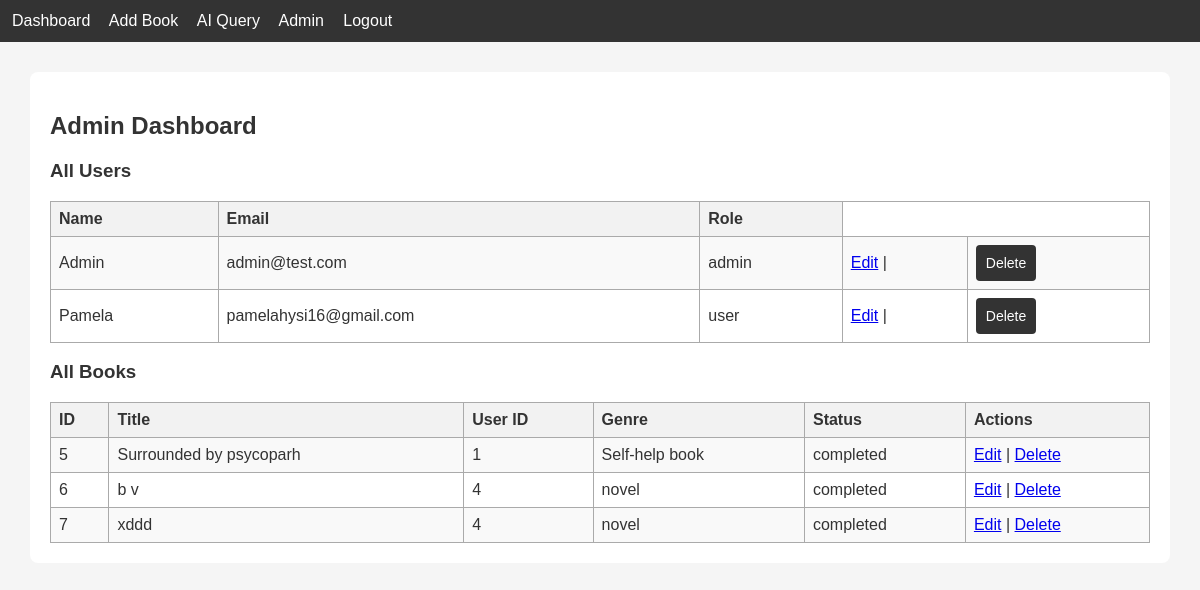
Page /admin (signed in) on the earlier database version.
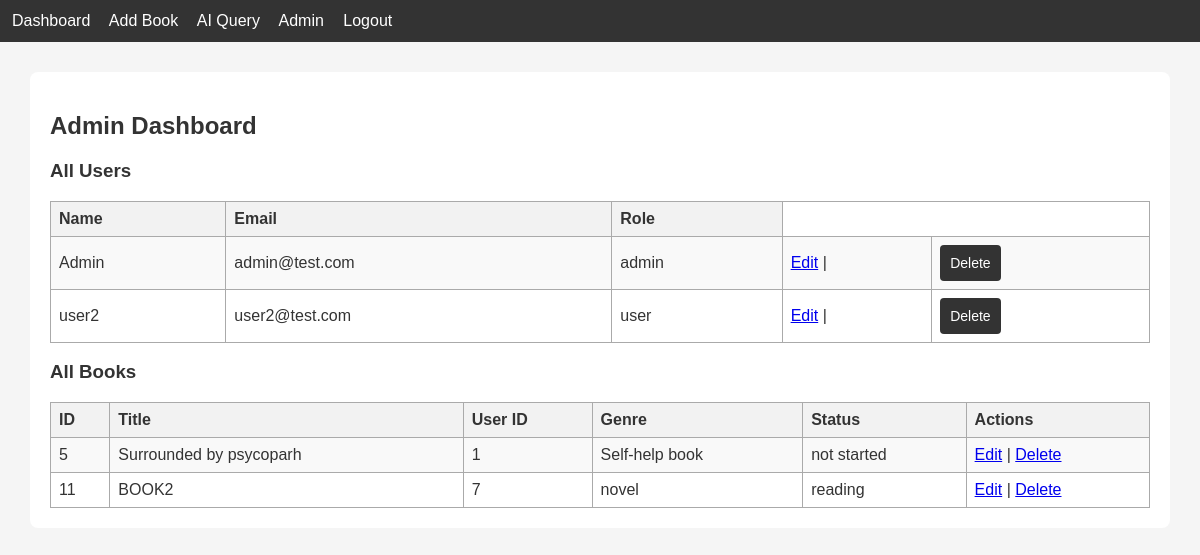
Same page on the later database version.
### tables this page shows
CREATE TABLE users (
    id INTEGER PRIMARY KEY AUTOINCREMENT,
    name TEXT,
    email TEXT UNIQUE,
    password TEXT,
    role TEXT
);

CREATE TABLE books (
    id INTEGER PRIMARY KEY AUTOINCREMENT,
    title TEXT,
    author TEXT,
    genre TEXT,
    status TEXT,
    user_id INTEGER,
    FOREIGN KEY(user_id) REFERENCES users(id)
);

### app.py (the view)
@app.route("/admin")
def admin():
    if "user_id" not in session or session.get("role") != "admin":
        return redirect(url_for("login"))
    db = get_db()
    users = db.execute("SELECT * FROM users").fetchall()
    books = db.execute("SELECT * FROM books").fetchall()
    db.close()
    return render_template("admin_dashboard.html", users=users, books=books)

### app.py (called while the page is built)
def get_db():
    conn = sqlite3.connect("database.db")
    conn.row_factory = sqlite3.Row
    return conn

### templates/admin_dashboard.html (shortened to what this page needs)
{% extends "base.html" %}
{% block content %}
<h2>Admin Dashboard</h2>
<h3>All Users</h3>
<table>
    <tr>
        <th>Name</th>
        <th>Email</th>
        <th>Role</th>
    </tr>
    {% for user in users %}
    <tr>
        <td>{{ user.name }}</td>
        <td>{{ user.email }}</td>
        <td>{{ user.role }}</td>
        <td>
            <a href="{{ url_for('admin_edit_user', user_id=user.id) }}">Edit</a> |
        </td>
        <td>
            <form action="{{ url_for('admin_delete_user', user_id=user.id) }}" method="post" style="display:inline;"
                onsubmit="return confirm('Are you sure you want to delete this user?');">
                <button type="submit">Delete</button>
            </form>
        </td>
    </tr>
    {% endfor %}
</table>
<h3>All Books</h3>
<table>
    <tr>
        <th>ID</th>
        <th>Title</th>
        <th>User ID</th>
        <th>Genre</th>
        <th>Status</th>
        <th>Actions</th>
    </tr>
    {% for b in books %}
    <tr>
        <td>{{ b.id }}</td>
        <td>{{ b.title }}</td>
        <td>{{ b.user_id }}</td>
        <td>{{ b.genre }}</td>
        <td>{{ b.status }}</td>
        <td>
            <a href="/admin_edit_book/{{ b.id }}">Edit</a> |
            <a href="/admin_delete_book/{{ b.id }}">Delete</a>
        </td>
    </tr>
    {% endfor %}
</table>
{% endblock %}

### templates/base.html (shortened to what this page needs)
<!DOCTYPE html>
<html>
<head>
    <link rel="stylesheet" href="{{ url_for('static', filename='style.css') }}">
</head>
<body>
    <nav>
        <a href="/dashboard">Dashboard</a>
        <a href="/add_book">Add Book</a>
        <a href="/ai_query">AI Query</a>
        {% if session.get('role') == "admin" %}
        <a href="/admin">Admin</a>
        {% endif %}
        <a href="/logout">Logout</a>
    </nav>
    <div class="container">
        {% block content %}{% endblock %}
    </div>
</body>
</html>

### static/style.css (style rules this page uses)
table { border-collapse: collapse; width: 100%; }
th, td { padding: 8px 12px; border: 1px solid #ddd; }
th { background-color: #f2f2f2; text-align: left; font-weight: bold; }
tr:nth-child(even) { background-color: #f9f9f9; }
button, a.button { background-color: #0288d1; color: white; border: none; padding: 6px 12px; border-radius: 4px; cursor: pointer; text-decoration: none; font-size: 14px; }
body { font-family: Arial, sans-serif; background-color: #f7f7f7; color: #333; margin: 20px; }
h2, h3 { color: #333; }

### templates/base.html (style rules this page uses)
body { font-family: Arial; margin: 0; padding: 0; background: #f5f5f5; }
nav { background: #333; color: white; padding: 12px; }
nav a { color: white; margin-right: 15px; text-decoration: none; }
.container { margin: 30px; background: white; padding: 20px; border-radius: 8px; }
button { padding: 10px; background: #333; color: white; border: none; cursor: pointer; }
table { width: 100%; border-collapse: collapse; margin-top: 15px; }
table, th, td { border: 1px solid #aaa; }
th, td { padding: 8px; }

Differences in the rows shown:
removed users: name "Pamela", email "pamelahysi16@gmail.com", role "user"
removed books: id "6", title "b v", user_id "4", genre "novel", status "completed"
removed books: id "7", title "xddd", user_id "4", genre "novel", status "completed"
added users: name "user2", email "user2@test.com", role "user"
changed books "Surrounded by psycoparh": status "completed" → "not started"
added books: id "11", title "BOOK2", user_id "7", genre "novel", status "reading"
